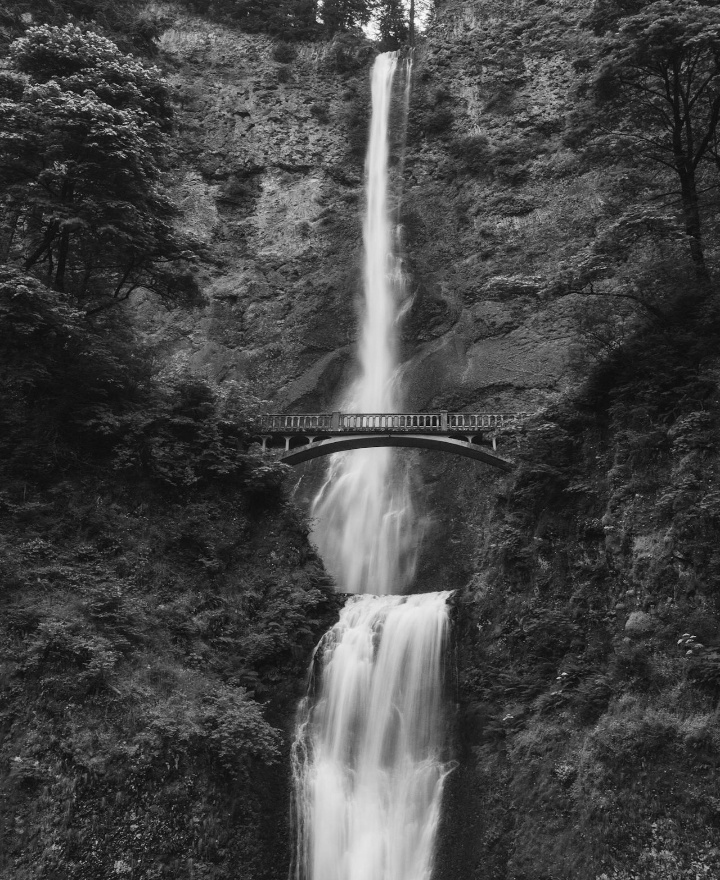
#> input picture OpenCV/resized_waterfall.jpg, 720 x 880 px
$ python median_blur.py
#> lines starting #> are read from the running program, lines starting #| are printed output that depends on the picture
import cv2

img = cv2.imread("resized_waterfall.jpg")
#> img is the input picture: shape (880, 720, 3); min 0, max 254, mean 68.5

resize = cv2.resize(img, (520,520))
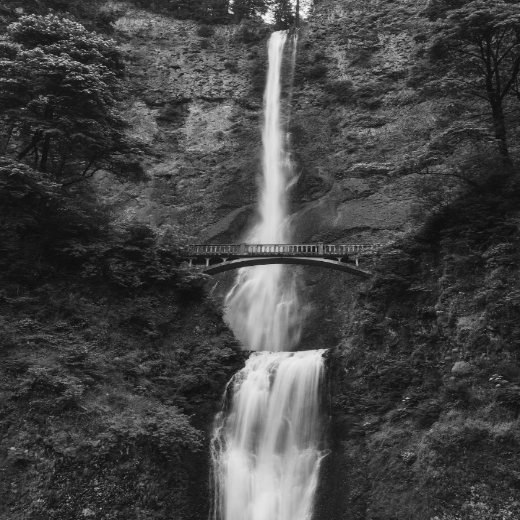
#> resize: shape (520, 520, 3); min 7, max 250, mean 68.4

kernel = 5

blur = cv2.medianBlur(resize, kernel)
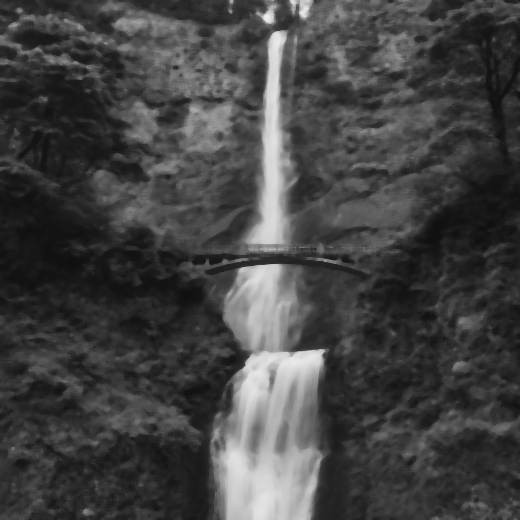
#> blur: shape (520, 520, 3); min 15, max 237, mean 67.1

cv2.imshow("Input", resize)
cv2.imshow("Output", blur)

cv2.waitKey(0)
cv2.destroyAllWindows()
